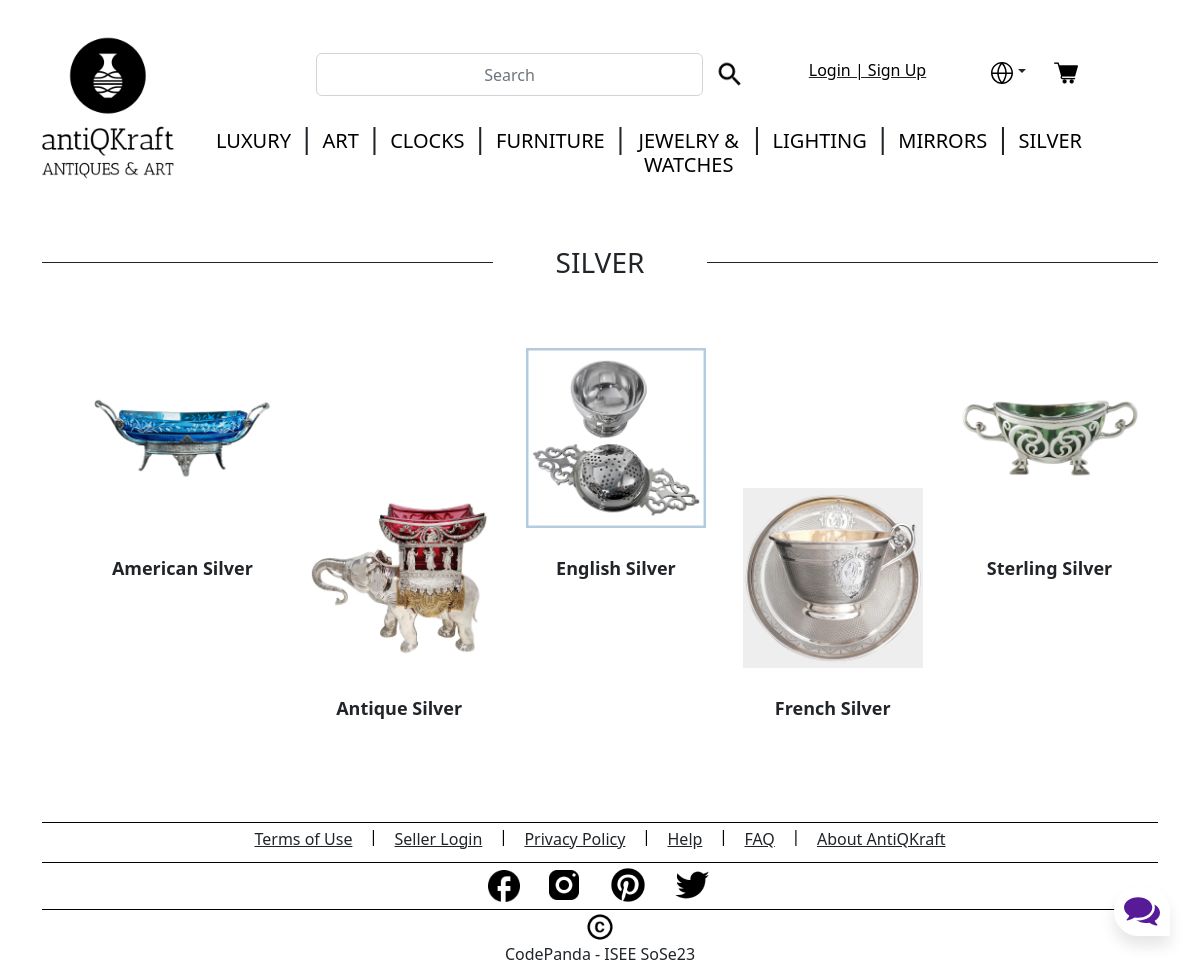
The app's page /category?categoryid=8 with its own data.
### tables this page shows
CREATE TABLE "CATEGORY" (
	"category_id"	INTEGER NOT NULL UNIQUE,
	"category_name"	TEXT NOT NULL,
	"category_image_id"	TEXT,
	PRIMARY KEY("category_id" AUTOINCREMENT)
);

CREATE TABLE "SUB_CATEGORY" (
	"sub_serial_number"	INTEGER NOT NULL UNIQUE,
	"category_id"	INTEGER NOT NULL,
	"sub_category_name"	TEXT NOT NULL,
	"sub_category_image_id"	INTEGER NOT NULL,
	"sub_category_id"	INTEGER,
	FOREIGN KEY("category_id") REFERENCES "CATEGORY"("category_id"),
	PRIMARY KEY("sub_serial_number" AUTOINCREMENT)
);

### antikraft-app.py (the view)
@app.route("/category")
def getSpecificCategory():
    if 'login_status' not in session:
        session["login_status"] = 'False'
    qTerm = request.args.get('categoryid')
    row_val = getSpecificCategoryRow(qTerm)
    row_json = row_val.json
    category_id = row_json['category_id']
    db_images = getSpecificCategoryImages(category_id)
    categories = getAllCategories()
    return render_template('category/category_landing_page.html', categories=categories.json, \
                           row_val=row_val.json, image_list=db_images['sub_category_image_id'], \
                            sub_cat_list=db_images['sub_category_name'], sub_cat_id_list=db_images['sub_category_id'])

### antikraft-app.py (called while the page is built)
def getSpecificCategoryRow(qTerm):
    spec_cat = getSpecificCategoryList(qTerm)
    response = app.response_class(
        response=json.dumps(spec_cat),
        status=200,
        mimetype='application/json'
    )
    return response

@app.route('/getAllCategories',  methods=['GET'])
def getAllCategories():
    categories = getAllCategoriesList()
    response = app.response_class(
        response=json.dumps(categories),
        status=200,
        mimetype='application/json'
    )
    return response

### backend/controller.py (called while the page is built)
def getAllCategoriesList():
    data = {}
    data = readOperation("CATEGORY", "category_name")
    return data

def getSpecificCategoryList(category_id):
    data = {}
    data = readOperationCategory("CATEGORY", category_id)
    return data

def getSpecificCategoryImages(category_id):
    data = {}
    data = readOperationCategoryImages("SUB_CATEGORY", category_id)
    return data

### backend/model.py (called while the page is built)
def get_db_connection():
    conn = sqlite3.connect('antiqkraft-database.db', isolation_level=None)
    conn.row_factory = sqlite3.Row
    return conn.cursor()

def readOperationCategory(TABLE_NAME: str, CAT_ID: int):
    conn = get_db_connection()
    query = "SELECT * from " + TABLE_NAME + " where category_id=" + str(CAT_ID)
    data = conn.execute(query)
    category_row = {}
    for row in data:
        category_row['category_id'] = row["category_id"]
        category_row['category_name'] = row["category_name"]
    if category_row is not None:
        return category_row

def readOperationCategoryImages(TABLE_NAME: str, CAT_ID: int):
    conn = get_db_connection()
    query = "SELECT * from " + TABLE_NAME + " where category_id=" + str(CAT_ID)
    data = conn.execute(query)
    keyList = ["category_id", "sub_category_id", "sub_category_name", "sub_category_image_id"]
    sub_category_row = {key: [] for key in keyList}
    for row in data:
        sub_category_row['category_id'].append(row["category_id"])
        sub_category_row['sub_category_id'].append(row["sub_category_id"])
        sub_category_row['sub_category_name'].append(row["sub_category_name"])
        sub_category_row['sub_category_image_id'].append(row["sub_category_image_id"])
    if sub_category_row is not None:
        return sub_category_row

### templates/category/category_landing_page.html (shortened to what this page needs)
{% include 'base.html' %}
{% include 'header/header.html' %}
<div class="container">
    <div class="row">
        <div class="col-5">
            <hr class="hr" style="background-color: #000; opacity: 1;" />
        </div>
        <div class="col-2">
            <h3 style="text-align: center; text-transform: uppercase;">{{row_val['category_name']}}</h3>
        </div>
        <div class="col-5">
            <hr class="hr" style="background-color: #000; opacity: 1;" />
        </div>
    </div>
    <div>
        <ul style="display: flex; justify-content:space-between; margin-bottom: 100px; margin-top: 50px;">
            <a class="nav-link" href="http://127.0.0.1:5000/subcategory?categoryid={{row_val['category_id']}}&subcategoryid={{sub_cat_id_list[0]}}" style="text-align: center; margin-right: auto; margin-left: auto; font-size: large; font-weight: bold;">
                <img src={{image_list[0]}} width="180px" height="180px" style="margin-top: 10px;">
                <br></br>
                {{sub_cat_list[0]}}
            </a>
            <a class="nav-link" href="http://127.0.0.1:5000/subcategory?categoryid={{row_val['category_id']}}&subcategoryid={{sub_cat_id_list[1]}}" style="text-align: center; margin-right: auto; margin-left: auto; font-size: large; font-weight: bold;">
                <img src={{image_list[1]}} width="180px" height="180px" style="margin-top: 150px;">
                <br></br>
                {{sub_cat_list[1]}}
            </a>
            <a class="nav-link" href="http://127.0.0.1:5000/subcategory?categoryid={{row_val['category_id']}}&subcategoryid={{sub_cat_id_list[2]}}" style="text-align: center; margin-right: auto; margin-left: auto; font-size: large; font-weight: bold;">
                <img src={{image_list[2]}} width="180px" height="180px" style="margin-top: 10px;">
                <br></br>
                {{sub_cat_list[2]}}
            </a>
            <a class="nav-link" href="http://127.0.0.1:5000/subcategory?categoryid={{row_val['category_id']}}&subcategoryid={{sub_cat_id_list[3]}}" style="text-align: center; margin-right: auto; margin-left: auto; font-size: large; font-weight: bold;">
                <img src={{image_list[3]}} width="180px" height="180px" style="margin-top: 150px;">
                <br></br>
                {{sub_cat_list[3]}}
            </a>
            <a class="nav-link" href="http://127.0.0.1:5000/subcategory?categoryid={{row_val['category_id']}}&subcategoryid={{sub_cat_id_list[4]}}" style="text-align: center; margin-right: auto; margin-left: auto; font-size: large; font-weight: bold;">
                <img src={{image_list[4]}} width="180px" height="180px" style="margin-top: 10px;">
                <br></br>
                {{sub_cat_list[4]}}
            </a>
        </ul>
    </div>
</div>
{% include 'footer/footer.html' %}

### templates/header/header.html (shortened to what this page needs)
<div class="container-fluid">
    <div class="row">
        <div class="col-12">
            <nav class="navbar navbar-expand-lg navbar-fixed-top">
                <div class="col-2">
                    <a class="navbar-brand" href="http://127.0.0.1:5000/">
                        <img src="static/logo/logo-black.png" width="200" height="200" style="float: right;">
                    </a>
                </div>
                <div class="col-9 " id="navbarCollapse">
                    <ul class="navbar-nav nav-fill nav-pills pb-4">
                        <li class="nav-item"></li>
                        <div class="col-6">
                            <li class="nav-item">
                                <form action="search" method="POST">
                                    <div class="input-group-append rounded d-flex flex-row">
                                        <input type="text" class="form-control rounded" placeholder="Search"
                                            aria-label="Search" aria-describedby="search-addon" id="search"
                                            name="search">
                                        <button class="btn border-0" type="submit"><img class="img-fluid" max-width=20px
                                                height=20px id="search-logo" src="static/header/search.png" /></button>
                                    </div>
                                </form>
                            </li>
                        </div>
                        {% if session.login_status != "True"%}
                        <div class="col-3">
                            <li class="nav-item">
                                <a class="nav-link link-dark" style="text-decoration: underline;"
                                    href="http://127.0.0.1:5000/login">
                                    <h6>Login | Sign Up</h6>
                                </a>
                            </li>
                        </div>
                        {% endif %}
                        <div class="row">
                            <li class="nav-item">
                                    <a class="border-0 btn dropdown-toggle" type="button" id="dropdownMenuLink" data-toggle="dropdown" aria-haspopup="true" aria-expanded="false"><img class="img-fluid" max-width=20px height=20px
                                        id="search-logo" src="static/header/Globe.svg" /></a>
                                <a class="btn border-0" type="button" href="http://127.0.0.1:5000/checkout" ><img class="img-fluid" max-width=100% height=auto
                                        id="search-logo" src="static/header/Cart.png"/><sup style="font-size: large;">{{ session.total_items }}</sup></a>
                            </li>
                        </div>
                    </ul>
                    <ul class="navbar-nav nav-fill">
                        {%for values in categories.items()%}
                        {% if loop.index != 1 %}
                        <li class="nav-item" float=center>
                            <h3>|</h3>
                        </li>
                        {% endif %}
                        <li class="nav-item">
                            <a class="nav-link" href="{{values[0]}}" onclick="RedirectURL();return false;">
                                <h5 class="text-uppercase">{{values[1]}}</h5>
                            </a>
                        </li>
                        {%endfor%}
                    </ul>
                </div>
            </nav>
        </div>
    </div>
</div>

### static/CSS/style.css (style rules this page uses)
h5, h6 { color: black; float: center; text-align: center; }
#search { text-align: center; }
hr { background-color: black; opacity: 1; }
ul { list-style-type: none; }

### records on screen
CATEGORY: category_name "LUXURY"
CATEGORY: category_name "ART"
CATEGORY: category_name "CLOCKS"
CATEGORY: category_name "FURNITURE"
CATEGORY: category_name "JEWELRY & WATCHES"
CATEGORY: category_name "LIGHTING"
CATEGORY: category_name "MIRRORS"
CATEGORY: category_name "SILVER"
SUB_CATEGORY: sub_category_image (picture), sub_category_name "American Silver"
SUB_CATEGORY: sub_category_image (picture), sub_category_name "Antique Silver"
SUB_CATEGORY: sub_category_image (picture), sub_category_name "English Silver"
SUB_CATEGORY: sub_category_image (picture), sub_category_name "French Silver"
SUB_CATEGORY: sub_category_image (picture), sub_category_name "Sterling Silver"
